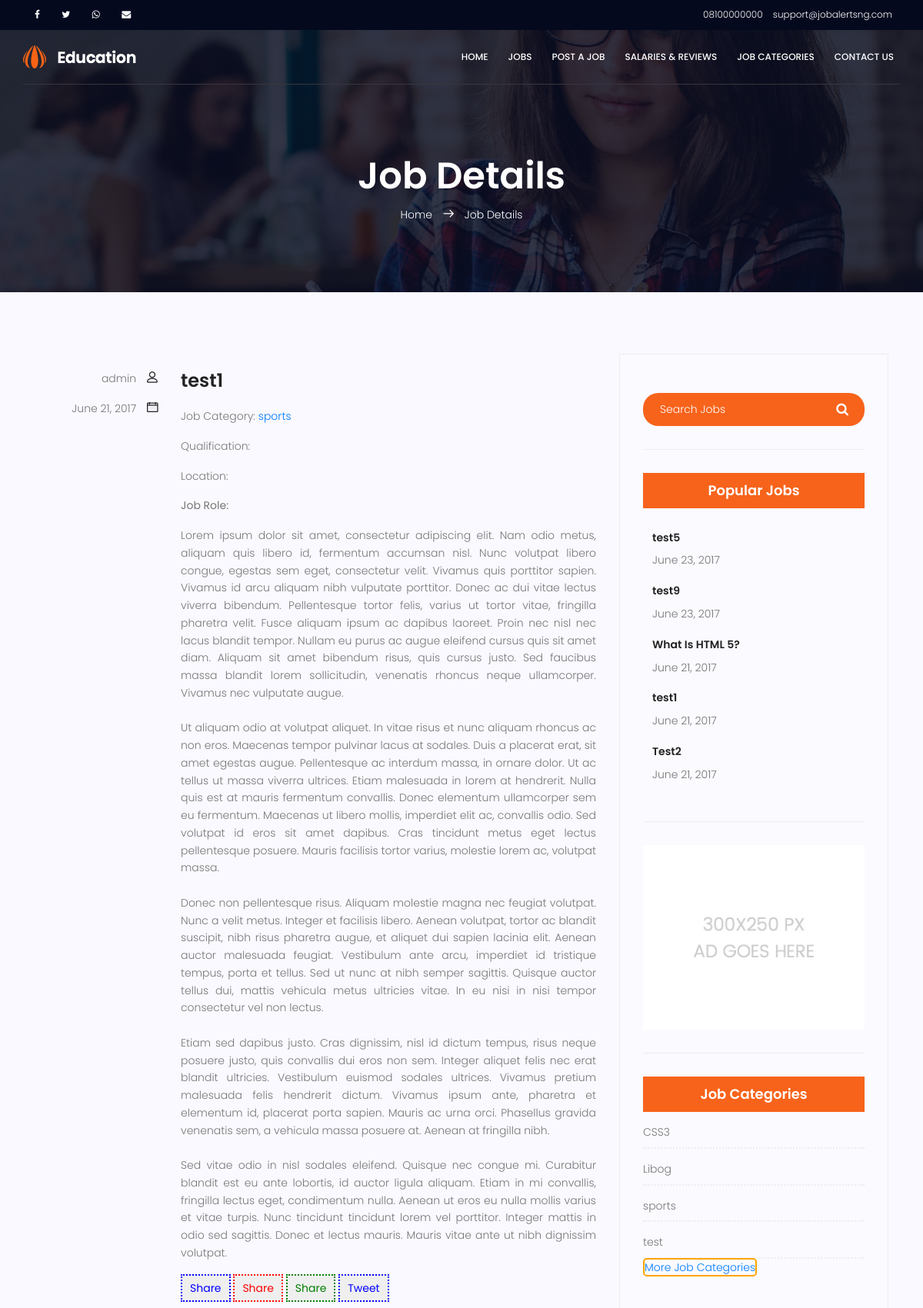
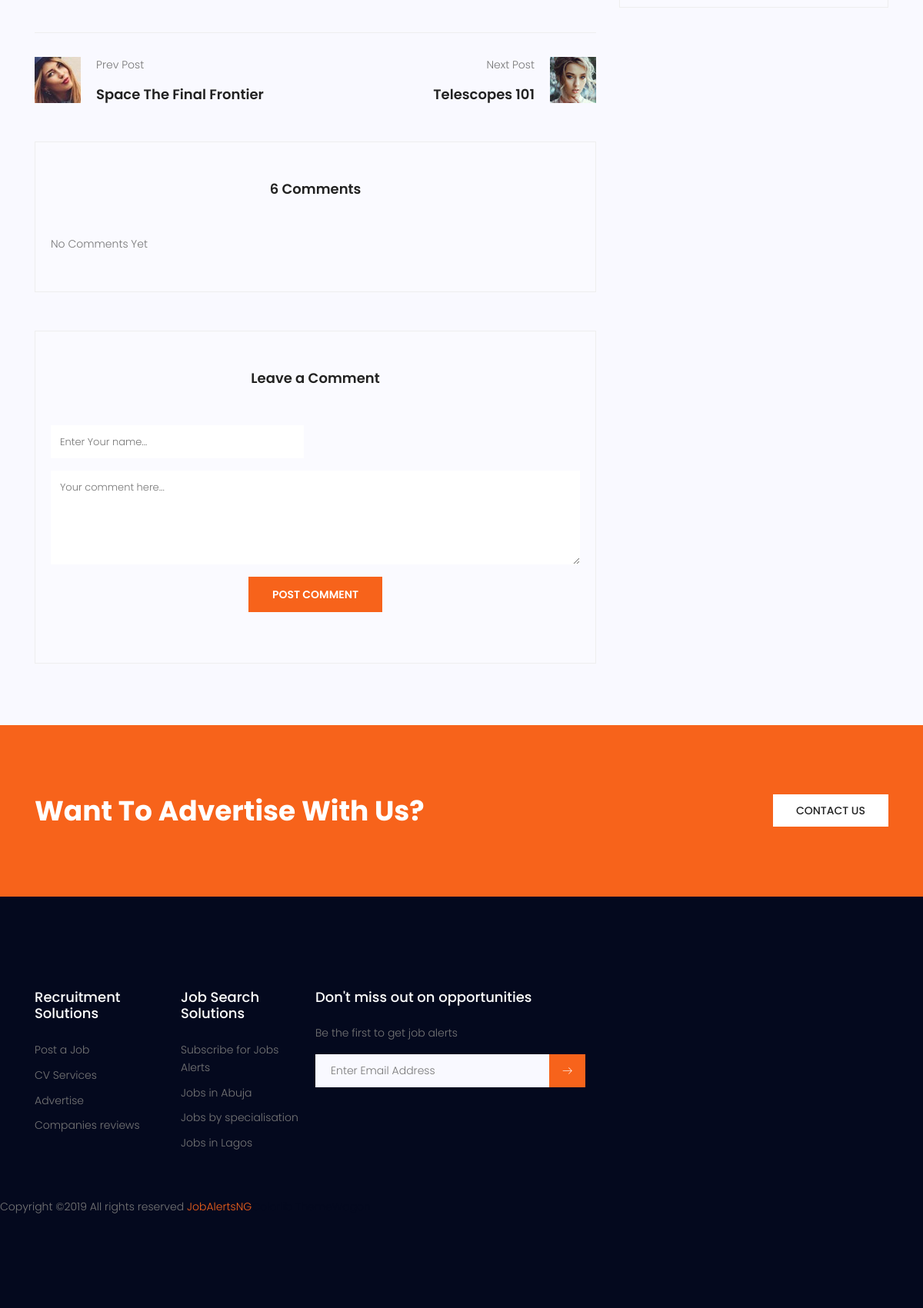
Screenshot of /Blog-single.php?id=2 with the database file from the repository (2 pictures, top to bottom).
### tables this page shows
CREATE TABLE `cms_post` (
  `post_id` int(11) NOT NULL,
  `post_date_time` date NOT NULL,
  `title` varchar(50) NOT NULL,
  `category` varchar(50) NOT NULL,
  `author` varchar(50) NOT NULL,
  `image` varchar(500) NOT NULL,
  `post` text NOT NULL
);

CREATE TABLE `cms_category` (
  `cat_id` int(11) NOT NULL,
  `cat_datetime` date NOT NULL,
  `cat_name` varchar(50) NOT NULL,
  `cat_creator` varchar(50) NOT NULL
);

### Include/functions.php (called while the page is built, shortened)
<?php
function Query ($query) {
	global $con;
	try {
		$exec = mysqli_query($con,$query) or die(mysqli_error($con));
		if($exec) {
			return $exec;
		}
	}catch (Exception $e) {
		echo $e->getMessage();
	}
	return false;
}
?>

### blog-single.php (the view, shortened to what this page needs)
<?php require_once('Include/functions.php') ?>
<?php
 function formatDate($date){
	return date('F j, Y',strtotime($date));
 }
?>
<?php require_once('Include/header.php') ?>
			<section class="banner-area relative" id="home">
				<div class="overlay overlay-bg"></div>
				<div class="container">
					<div class="row d-flex align-items-center justify-content-center">
						<div class="about-content col-lg-12">
							<h1 class="text-white">
								Job Details
							</h1>
							<p class="text-white link-nav"><a href="index.php">Home </a>  <span class="lnr lnr-arrow-right"></span> <a href="blog-single.php"> Job Details</a></p>
						</div>
					</div>
				</div>
			</section>
				<?php
					if( isset($_GET['id'])) {
						$query = "SELECT * FROM cms_post WHERE post_id = '$_GET[id]'";
						$exec = Query($query);
						if (mysqli_num_rows($exec) > 0) {
							while ($post = mysqli_fetch_assoc($exec) ) {
								$post_date = $post['post_date_time'];
								$post_title = $post['title'];
								$post_category = $post['category'];
								$post_author = $post['author'];
								$post_content = $post['post'];
								$role = $post['role'];
								$post_location = $post['location'];
								$quali = $post['qualification'];
							?>
			<section class="post-content-area single-post-area">
				<div class="container">
					<div class="row">
						<div class="col-lg-8 posts-list">
							<div class="single-post row">
								<div class="col-lg-12">
								</div>
								<div class="col-lg-3  col-md-3 meta-details">
									<div class="user-details row">
										<p class="user-name col-lg-12 col-md-12 col-6"><a href="#"><?php echo $post_author; ?></a> <span class="lnr lnr-user"></span></p>
										<p class="date col-lg-12 col-md-12 col-6"><a href="#"><?php echo formatDate(htmlentities($post_date)); ?></a> <span class="lnr lnr-calendar-full"></span></p>
										<ul class="social-links col-lg-12 col-md-12 col-6">
										</ul>
									</div>
								</div>
								<div class="col-lg-9 col-md-9">
									<h3 class="mt-20 mb-20"><?php echo htmlentities($post_title); ?></h3>
									<p class="excert">
										<p>Job Category: <a href="index.php?category=<?php echo $post_category ?>"><?php echo htmlentities($post_category);?></a></p>
										<p>Qualification: <a href="index.php?qualification=<?php echo $quali ?>"><?php echo htmlentities($quali);?></a></p>
										<p>Location: <a href="index.php?location=<?php echo $post_location ?>"><?php echo htmlentities($post_location);?></a></p>
										<strong><p>Job Role: <a href="#"><?php echo htmlentities($role);?></a></p></strong>
										<p style="text-align:justify;"><?php echo nl2br($post_content); ?></p>
									</p>
								<a href="https://www.facebook.com/"><button style="border: 2px dotted blue; padding:5px 10px; color:blue">Share</button> </a>
								<button style="border: 2px dotted red; padding:5px 10px; color:red" >Share</button>
								<a href="https://www.whatsapp.com/"><button style="border: 2px dotted green; padding:5px 10px; color:green" >Share</button>
								<a href="https://www.twitter.com/"><button style="border: 2px dotted blue; padding:5px 10px; color:blue">Tweet</button>
								</div>
							</div>
							<div class="navigation-area">
								<div class="row">
									<div class="col-lg-6 col-md-6 col-12 nav-left flex-row d-flex justify-content-start align-items-center">
										<div class="thumb">
											<a href="#"><img class="img-fluid" src="img/blog/prev.jpg" alt=""></a>
										</div>
										<div class="arrow">
											<a href="#"><span class="lnr text-white lnr-arrow-left"></span></a>
										</div>
										<div class="detials">
											<p>Prev Post</p>
											<a href="#"><h4>Space The Final Frontier</h4></a>
										</div>
									</div>
									<div class="col-lg-6 col-md-6 col-12 nav-right flex-row d-flex justify-content-end align-items-center">
										<div class="detials">
											<p>Next Post</p>
											<a href="#"><h4>Telescopes 101</h4></a>
										</div>
										<div class="arrow">
											<a href="#"><span class="lnr text-white lnr-arrow-right"></span></a>
										</div>
										<div class="thumb">
											<a href="#"><img class="img-fluid" src="img/blog/next.jpg" alt=""></a>
										</div>
									</div>
								</div>
							</div>
								<?php
							}
						}
					}else {
						Redirect_To('index.php');
					}
				?>
								<?php
								$sql = "SELECT COUNT(*) FROM comment";
					$exec = Query($sql);
					$rowCount = mysqli_fetch_array($exec);
					$totalRow = array_shift($rowCount);
					?>
							<div class="comments-area">
								<h4><?php echo $totalRow ;?> Comments</h4>
								<div class="comment-list">
										<?php
					$sql = "SELECT * FROM comment WHERE post_id = '$_GET[id]'";
					$exec = Query($sql);
					if (mysqli_num_rows($exec) > 0) {
						while ($comments = mysqli_fetch_assoc($exec)) {
							$c_email = $comments['email'];
							$c_dateTime = $comments['date_time'];
							$c_comment = $comments['comment'];
							?>
                                    <div class="single-comment justify-content-between d-flex">
                                        <div class="user justify-content-between d-flex">
                                            <div style="" class="thumb">
                                                <img src="Assets/Images/user-default.png" style="border-radius:50%" alt="" height="70px" width="80px">
                                            </div>
                                            <div class="desc">
                                                <h5><a href="#"><?php echo $c_email; ?></a></h5>
                                                <p class="date"><?php echo $c_dateTime; ?></p>
                                                <p class="comment">
                                                    <?php echo $c_comment; ?>
                                                </p>
                                            </div>
                                        </div>
                                        <div class="reply-btn">
                                               <a href="#comment" class="btn-reply text-uppercase">reply</a>
                                        </div>
                                    </div>
											<?php
						}
					}else {
							echo "No Comments Yet";
						}
				?>
									</div>
							</div>
							<div id="comment" class="comment-form">
								<h4>Leave a Comment</h4>
								<form method="POST" action="comment.php?>'">
									<div class="form-group form-inline">
									  <div class="form-group col-lg-6 col-md-12 name">
									    <input type="text" class="form-control" name="email" id="name" placeholder="Enter Your name..." onfocus="this.placeholder = ''" onblur="this.placeholder = 'Enter Your Name'">
									  </div>
									</div>
									<div class="form-group">
										<textarea class="form-control mb-10" rows="5" name="comment" placeholder="Your comment here..." onfocus="this.placeholder = ''" onblur="this.placeholder = 'Your comment here'" required=""></textarea>
									</div>
									<div class="form-group">
									<input type="submit" name="submit" class="primary-btn text-uppercase" value="Post Comment">
									</div>
								</form>
							</div>
						</div>
						<div class="col-lg-4 sidebar-widgets">
							<div class="widget-wrap">
								<div class="single-sidebar-widget search-widget">
									<form class="search-form" action="index.php" role="search" method="GET" autocomplete="off" >
			                            <input placeholder="Search Jobs" name="search" id="searchbox" type="text" onfocus="this.placeholder = ''" onblur="this.placeholder = 'Search Posts'" >
			                            <button type="submit"><i class="fa fa-search"></i></button>
			                        </form>
								</div>
								<div class="single-sidebar-widget popular-post-widget">
									<h4 class="popular-title">Popular Jobs</h4>
									<div class="popular-post-list">
									<?php
							$sql = "SELECT * FROM cms_post ORDER BY post_date_time DESC LIMIT 5";
							$exec = Query($sql);
							while ($recentPost = mysqli_fetch_assoc($exec)) {
								$postID = $recentPost['post_id'];
								?>
										<div class="single-post-list d-flex flex-row align-items-center">
											<div class="details">
												<a href="blog-single.php?id=<?php echo $postID; ?>"><h6><?php echo $recentPost['title'] ?></h6></a>
												<p><?php echo formatDate($recentPost['post_date_time']) ?></p>
											</div>
										</div>
									<?php
										}
									?>
									</div>
								</div>
								<div class="single-sidebar-widget ads-widget">
									<a href="#"><img class="img-fluid" src="img/blog/ads-banner.jpg" alt=""></a>
								</div>
								<div class="single-sidebar-widget post-category-widget">
									<h4 class="category-title">Job Categories</h4>
									<ul class="cat-list">
										<?php
							$sql = "SELECT cat_name FROM cms_category ORDER BY cat_name ASC LIMIT 8";
							$exec = Query($sql);
							if (mysqli_num_rows($exec) > 0) {
								while ($category = mysqli_fetch_assoc($exec)) {
									?>
										<li>
											<a href="index.php?category=<?php echo $category['cat_name'] ?>" class="d-flex justify-content-between"><?php echo $category['cat_name'] ?>
											</a>
										</li>
										<?php
								}
							}
						?>
									</ul>
									<a href="#" style="border:2px solid orange;border-radius:5px;">More Job Categories</a>
								</div>
							</div>
						</div>
					</div>
				</div>
			</section>
			<section class="cta-two-area">
				<div class="container">
					<div class="row">
						<div class="col-lg-8 cta-left">
							<h1>Want To Advertise With Us?</h1>
						</div>
						<div class="col-lg-4 cta-right">
							<a class="primary-btn wh" href="contact.php">Contact Us</a>
						</div>
					</div>
				</div>
			</section>
			<?php require_once('Include/footer.php') ?>

### Include/header.php (shortened to what this page needs)
<!DOCTYPE html>
<html lang="zxx" class="no-js">
<head>
		<link rel="stylesheet" href="css/linearicons.css">
		<link rel="stylesheet" href="css/font-awesome.min.css">
		<link rel="stylesheet" href="css/bootstrap.css">
		<link rel="stylesheet" href="css/magnific-popup.css">
		<link rel="stylesheet" href="css/nice-select.css">
		<link rel="stylesheet" href="css/animate.min.css">
		<link rel="stylesheet" href="css/owl.carousel.css">
		<link rel="stylesheet" href="css/jquery-ui.css">
		<link rel="stylesheet" href="css/main.css">
	</head>
	<body>
	  <header id="header" id="home">
  		<div class="header-top">
  			<div class="container">
		  		<div class="row">
		  			<div class="col-lg-6 col-sm-6 col-8 header-top-left no-padding">
		  				<ul>
							<li><a href="https://www.facebook.com/"><i class="fa fa-facebook"></i></a></li>
							<li><a href="https://www.twitter.com/"><i class="fa fa-twitter"></i></a></li>
							<li><a href="https://www.whatsapp.com"><i class="fa fa-whatsapp"></i></a></li>
							<li><a href="mailto:caraphish@gmail.com"><i class="fa fa-envelope"></i></a></li>
		  				</ul>
		  			</div>
		  			<div class="col-lg-6 col-sm-6 col-4 header-top-right no-padding">
		  				<a href="tel:+953 012 3654 896"><span class="lnr lnr-phone-handset"></span> <span class="text">08100000000</span></a>
		  				<a href="mailto:caraphish@gmail.com"><span class="lnr lnr-envelope"></span> <span class="text">support@jobalertsng.com</span></a>
		  			</div>
		  		</div>
  			</div>
		</div>
	    <div class="container main-menu">
	    	<div class="row align-items-center justify-content-between d-flex">
		      <div id="logo">
		        <a href="index.html"><img src="img/logo.png" alt="" title="" /></a>
		      </div>
		      <nav id="nav-menu-container">
		        <ul class="nav-menu">
		          <li><a href="index.php">Home</a></li>
		          <li><a href="index.php">Jobs</a></li>
				   <li><a href="#">Post a Job</a></li>
		          <li><a href="salary.php">Salaries & Reviews</a></li>
		          <li class="menu-has-children"><a href="">Job Categories</a>
		          </li>
		          <li><a href="contact.php">Contact Us</a></li>
		        </ul>
		      </nav>
	    	</div>
	    </div>
	  </header>

### Include/footer.php (shortened to what this page needs)
			<footer class="footer-area section-gap">
				<div class="container">
					<div class="row">
						<div class="col-lg-2 col-md-6 col-sm-6">
							<div class="single-footer-widget">
								<h4>Recruitment Solutions</h4>
								<ul>
									<li><a href="#">Post a Job</a></li>
									<li><a href="#">CV Services</a></li>
									<li><a href="#">Advertise </a></li>
									<li><a href="#">Companies reviews</a></li>
								</ul>
							</div>
						</div>
						<div class="col-lg-2 col-md-6 col-sm-6">
							<div class="single-footer-widget">
								<h4>Job Search Solutions</h4>
								<ul>
									<li><a href="#">Subscribe for Jobs Alerts</a></li>
									<li><a href="#">Jobs in Abuja</a></li>
									<li><a href="#">Jobs by specialisation</a></li>
									<li><a href="#">Jobs in Lagos</a></li>
								</ul>
							</div>
						</div>
							<div class="single-footer-widget">
								<h4>Don't miss out on opportunities</h4>
								<p>Be the first to get job alerts</p>
								<div class="" id="mc_embed_signup">
									 <form target="_blank" action="https://tinyletter.com/jobalertsNG" method="get">
									  <div class="input-group">
									    <input type="text" class="form-control" name="EMAIL" placeholder="Enter Email Address" onfocus="this.placeholder = ''" onblur="this.placeholder = 'Enter Email Address '" required="" type="email">
									    <div class="input-group-btn">
									      <button class="btn btn-default" type="submit">
									        <span class="lnr lnr-arrow-right"></span>
									      </button>
									    </div>
									  </div>
									</form>
								</div>
							</div>
						</div>
					</div>
					<div class="footer-bottom  row align-items-center justify-content-between">
						<p style="align:center;"class="footer-text m-0 col-lg-6 col-md-12">
Copyright &copy;<script>document.write(new Date().getFullYear());</script> All rights reserved <a href="https://jobalertsng.com" target="_blank" >JobAlertsNG</a><a href="https://colorlib.com" target="_blank" style="color:#04091e">Colorlib</a> <a href="https://themewagon.com" target="_blank" style="color:#04091e">ThemeWagon</a>
</p>
					</div>
			</footer>
		</body>
	</html>

### rows the page displays
cms_post: author "admin", post_date_time "June 21, 2017", title "test1", category "sports", post "Lorem ipsum dolor sit amet, consectetur adipiscing elit. Nam odio metus, aliquam quis libero id, fermentum accumsan nisl. Nunc volutpat libero congue, egestas sem eget, consectetur velit. Vivamus quis porttitor sapien. Vivamus id arcu aliquam nibh vulputate porttitor. Donec ac dui vitae lectus viverra bibendum. Pellentesque tortor felis, varius ut tortor vitae, fringilla pharetra velit. Fusce aliquam ipsum ac dapibus laoreet. Proin nec nisl nec lacus blandit tempor. Nullam eu purus ac augue eleifend cursus quis sit amet diam. Aliquam sit amet bibendum risus, quis cursus justo. Sed faucibus massa blandit lorem sollicitudin, venenatis rhoncus neque ullamcorper. Vivamus nec vulputate augue. Ut…"
cms_post: title "test5", post_date_time "June 23, 2017"
cms_post: title "test9", post_date_time "June 23, 2017"
cms_post: title "What Is HTML 5?", post_date_time "June 21, 2017"
cms_post: title "Test2", post_date_time "June 21, 2017"
cms_category: cat_name "CSS3"
cms_category: cat_name "Libog"
cms_category: cat_name "sports"
cms_category: cat_name "test"

### other values shown
$totalRow "6"
